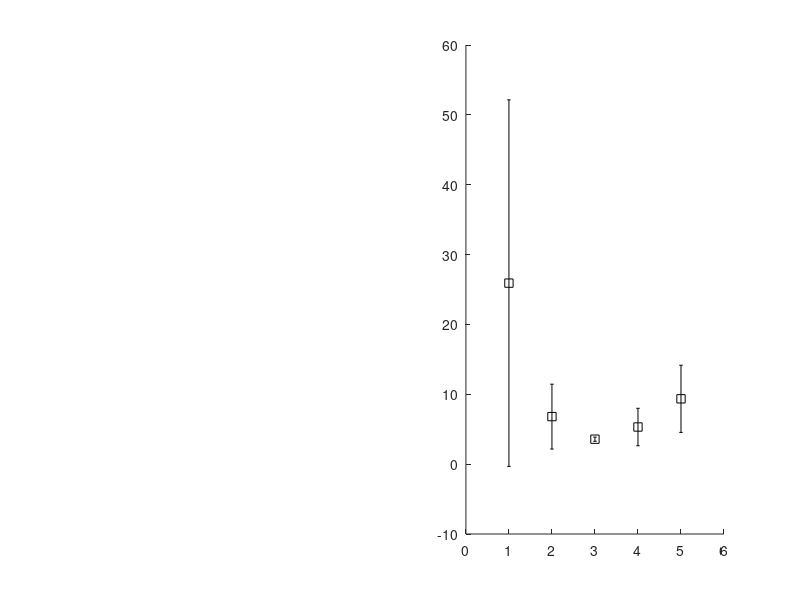

This figure's MATLAB source: (Note: this script raises an error after producing the figure.)
clear all; clc; close all

% Number of layers
x_labels = {'1', '2', '4', '8', '16'};
x_pos = 1:5;

% Data: Δt_exo (s)
dt_exo = {
    [44.462, 7.365], ...
    [3.522, 10.088], ...
    [3.895, 3.521, 3.307], ...
    [3.097, 9.393, 6.671, 4.003, 3.415], ...
    [14.037, 8.967, 6.351, 3.201, 14.196]
};

% Data: ΔT_exo (°C)
dT_exo = {
    [0.37, 0.09], ...
    [0.05, 0.05], ...
    [0.7, 0.4, 0.21], ...
    [0.91, 0.8, 0.84, 0.05, 0.15], ...
    [1.55, 1.22, 0.62, 0.51, 0.83]
};

% Compute means and stds
mean_dt = cellfun(@mean, dt_exo);
std_dt  = cellfun(@std, dt_exo);

mean_dT = cellfun(@mean, dT_exo);
std_dT  = cellfun(@std, dT_exo);

% Create figure
figure;

% Subplot 2: Δt_exo (s)
subplot(1,2,2); hold on;
errorbar(x_pos, mean_dt, std_dt, 'ks', 'MarkerSize', 6, 'MarkerFaceColor','k', 'LineWidth', 1);
for i = 1:length(x_pos)
    scatter(repmat(x_pos(i),1,length(dt_exo{i})), dt_exo{i}, 'ko');
end
xlim([0.5 5.5]);
xticks(x_pos); xticklabels(x_labels);
xlabel('Number of layers', 'FontSize', 16)
ylabel('Δt_{exo} (s)', 'FontSize', 16);
title('Time Interval Δt_{exo}', 'FontSize', 16);
grid on;
set(gca, 'FontSize', 14)

% Subplot 1: ΔT_exo (°C)
subplot(1,2,1); hold on;
errorbar(x_pos, mean_dT, std_dT, 'ks', 'MarkerSize', 6, 'MarkerFaceColor','k', 'LineWidth', 1);
for i = 1:length(x_pos)
    scatter(repmat(x_pos(i),1,length(dT_exo{i})), dT_exo{i}, 'ko');
end
xlim([0.5 5.5]);
xticks(x_pos); xticklabels(x_labels);
xlabel('Number of layers', 'FontSize', 16)
ylabel('ΔT_{exo} (°C)', 'FontSize', 16);
title('Temperature Interval ΔT_{exo}', 'FontSize', 16);
grid on;
set(gca, 'FontSize', 14)

% Legend
lgd = legend(["Mean ± Standard deviation","Data points"]);
set(lgd, 'FontSize', 14);

% Super title
sgtitle('Exothermic Interval by Number of Layers', 'FontSize', 18);
